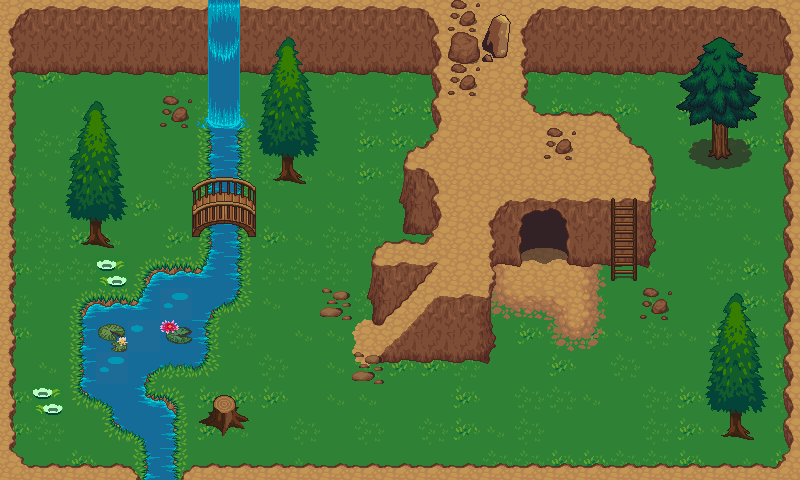

A level layout from a 2D game, rendered from its tile map. Below: a short description, then the map file with its tile-grid data intact:
An orthogonal 25x15 tile map with 32x32 px tiles, 3 tile layers (Background, Layer1, Foreground) and 4 objects.

<map version="1.0" tiledversion="2017.12.07" orientation="orthogonal" renderorder="right-down" width="25" height="15" tilewidth="32" tileheight="32" infinite="0" nextobjectid="11">
 <tileset firstgid="1" source="../tilesets/Terrain1.tsx" />
 <layer name="Background" width="25" height="15">
  <data encoding="csv">
1,2,184,184,183,184,182,183,119,182,311,184,119,182,182,184,311,311,119,183,184,311,119,119,182,
184,311,184,184,119,184,311,182,311,119,119,182,119,183,184,311,182,183,311,183,184,311,119,182,182,
184,182,311,311,311,183,184,184,183,119,183,119,183,119,311,119,183,183,184,183,184,119,182,184,119,
311,119,184,311,311,119,183,184,311,119,311,183,182,182,311,183,311,182,183,182,311,182,119,311,183,
311,183,183,119,311,311,311,184,184,311,119,182,182,184,183,184,184,311,183,119,311,184,183,182,182,
183,184,182,119,311,183,119,182,183,184,184,182,183,183,311,311,182,119,311,311,119,119,311,311,311,
184,184,183,184,182,311,183,182,184,184,184,183,119,183,311,184,183,311,182,183,182,183,183,184,311,
183,183,182,184,119,182,119,311,182,184,183,183,119,311,182,183,183,311,119,119,184,119,119,184,184,
182,183,183,311,311,183,183,119,183,183,183,119,183,311,184,311,311,311,184,119,184,311,183,182,311,
183,119,119,182,182,311,182,119,184,311,119,183,311,182,183,183,119,119,183,311,184,311,119,182,183,
182,119,183,119,182,184,119,183,311,184,184,311,182,311,119,119,182,183,182,184,183,184,182,182,184,
311,184,182,182,119,183,311,311,183,311,184,183,182,182,183,311,311,182,119,183,311,119,119,184,182,
182,311,183,184,119,311,182,182,182,119,184,184,184,119,182,311,183,183,184,311,183,182,183,184,183,
182,183,311,311,184,182,182,184,119,183,311,183,182,183,182,184,183,311,311,119,183,182,184,311,184,
184,311,182,311,183,119,311,311,119,184,119,119,119,119,119,183,183,182,182,183,183,182,311,184,182
</data>
 </layer>
 <layer name="Layer1" width="25" height="15">
  <data encoding="csv">
42,71,71,71,71,71,71,71,71,71,71,71,71,41,39,39,42,71,71,71,71,71,71,71,41,
74,103,103,103,103,103,103,103,103,103,103,103,103,73,39,39,74,103,103,103,103,103,103,103,73,
106,135,135,135,135,135,135,135,135,135,135,135,135,105,39,39,106,135,135,135,135,135,135,135,105,
40,0,0,0,0,0,0,0,0,0,0,0,0,38,39,39,10,7,7,8,0,0,601,0,38,
40,0,0,0,0,0,0,0,0,0,0,0,6,9,39,39,39,39,39,10,8,0,0,0,38,
40,0,0,0,0,0,391,393,0,0,0,0,70,41,39,39,39,39,39,39,40,0,0,0,38,
40,0,0,0,0,0,391,393,0,0,0,0,102,73,39,42,113,113,71,71,72,0,0,0,38,
40,0,0,0,0,0,391,393,0,0,0,6,134,105,39,74,113,113,103,103,104,0,0,0,38,
40,0,0,0,0,0,0,0,0,0,0,164,165,166,39,112,113,113,114,135,136,0,0,0,38,
40,0,0,0,0,392,0,0,0,0,0,196,197,198,71,144,145,18,114,0,0,0,0,0,38,
40,0,0,392,392,392,0,0,0,0,0,228,229,230,103,104,0,144,146,0,0,0,0,0,38,
40,0,0,392,0,0,0,0,0,0,0,260,261,262,135,136,0,0,0,0,0,0,0,0,38,
40,0,0,0,0,0,0,0,0,0,0,0,0,0,0,0,0,0,0,0,0,0,0,0,38,
40,0,0,0,0,0,0,0,0,0,0,0,0,0,0,0,0,0,0,0,0,0,0,0,38,
10,7,7,7,391,393,7,7,7,7,7,7,7,7,7,7,7,7,7,7,7,7,7,7,9
</data>
 </layer>
 <layer name="Foreground" width="25" height="15">
  <data encoding="csv">
0,0,0,0,0,0,406,408,0,0,0,0,0,0,236,703,0,0,0,0,0,0,0,0,0,
0,0,0,0,0,0,438,440,31,32,0,0,0,0,235,735,0,0,0,0,0,505,506,507,0,
0,0,0,0,0,0,470,472,63,64,0,0,0,0,236,0,0,0,0,0,0,537,538,539,0,
0,0,31,32,0,236,502,504,95,96,0,0,0,0,0,0,0,0,0,0,0,569,570,571,0,
0,0,63,64,0,0,391,393,127,128,0,0,0,0,0,0,0,236,0,0,0,634,635,636,0,
0,0,95,96,0,0,529,531,159,160,0,0,0,0,0,0,0,0,0,0,0,666,667,668,0,
0,0,127,128,0,0,561,563,0,0,0,0,0,0,0,42,162,163,0,138,0,0,0,0,0,
0,0,159,160,0,0,593,595,0,0,0,0,7,9,0,74,194,195,0,170,0,0,0,0,0,
0,0,0,805,359,360,329,393,0,0,0,0,0,0,0,106,226,227,135,202,0,0,0,0,0,
0,0,359,360,329,454,296,425,0,0,19,0,0,0,0,72,0,0,0,0,236,0,31,32,0,
0,0,391,967,452,999,393,0,0,0,0,0,0,0,0,0,0,0,0,0,0,0,63,64,0,
0,0,391,454,296,424,425,0,0,0,0,19,0,0,0,0,0,0,0,0,0,0,95,96,0,
0,805,423,297,328,361,397,398,0,0,0,0,119,0,0,0,0,0,0,0,0,0,127,128,0,
0,0,0,423,297,393,429,430,0,0,0,0,119,0,0,0,0,0,0,0,0,0,159,160,0,
0,0,0,0,8,6,0,0,0,0,0,0,0,0,0,0,0,0,0,0,0,0,0,0,0
</data>
 </layer>
 <objectgroup name="Ramps" visible="0">
  <object id="4" x="384.246" y="353.293">
   <polygon points="0,0 64.5747,-64.5747 64.041,-96.5952 0,-33.0878" />
  </object>
 </objectgroup>
 <objectgroup name="Colission" visible="0">
  <object id="7" x="206.102" y="72.6126" width="36.673" height="113.686" />
  <object id="9" x="247.176" y="239.842">
   <polygon points="0,0 0,57.9434 -27.138,79.9472 -36.673,132.023 -71.1457,135.69 -65.278,153.293 -66.0114,240.575 -110.753,239.108 -110.753,207.569 -138.624,195.834 -146.692,174.564 -172.363,159.894 -171.63,55.0095 -116.62,44.7411 -97.5502,14.6692 -52.0757,16.1361 -52.0757,0" />
  </object>
 </objectgroup>
 <objectgroup name="Climbable" visible="0">
  <object id="5" x="609.99" y="196.392" width="27.2174" height="86.4553" />
 </objectgroup>
</map>
